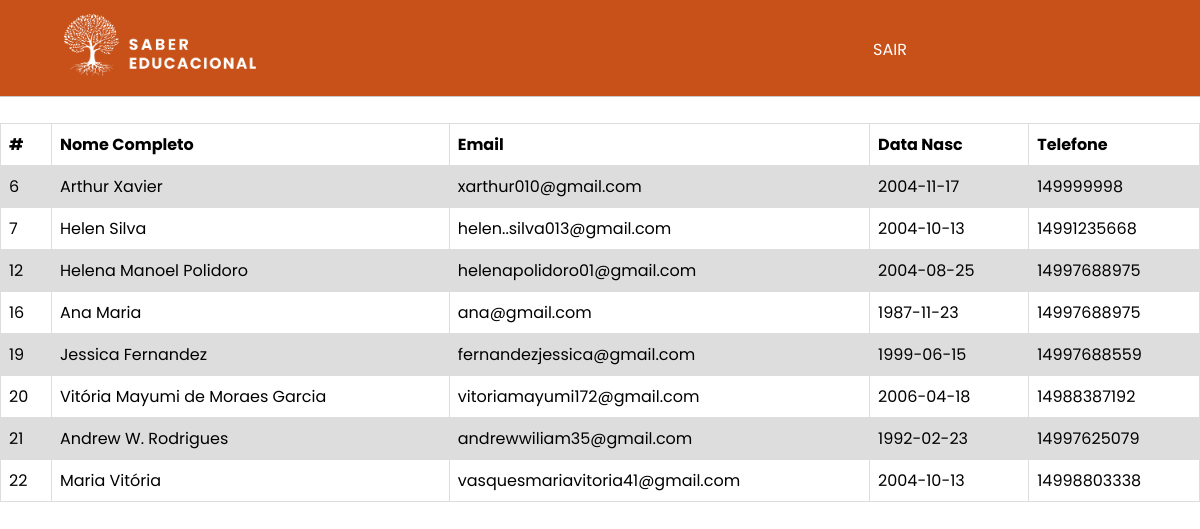
Page /sistema.php on the committed database.
### tables this page shows
CREATE TABLE `cadastro` (
  `COD_PACIENTE` int(11) NOT NULL,
  `NOME_COMPLETO` varchar(50) DEFAULT NULL,
  `EMAIL` varchar(50) DEFAULT NULL,
  `DT_NASC` date DEFAULT NULL,
  `TELEFONE` char(14) DEFAULT NULL,
  `SENHA` varchar(20) DEFAULT NULL
);

### sistema.php (the view, shortened to what this page needs)
<?php
    include('conexao.php');
    $sql = mysqli_query($conexao,"SELECT * FROM cadastro ORDER BY COD_PACIENTE ") or die("Erro");
?>
    <!DOCTYPE html>
    <html lang="pt-br">
    <head>
        <link href="CSS/homestyle.css" rel="stylesheet">
    </head>
    <body>
        <header>
            <div class="container">
                <div class="logo">
                    <img src="Imagens/logo-menu.png">
                </div>
                <div class="menu">
                    <ul>
                        <li><a href="sairSistema.php">Sair</a></li>
                    </ul>
                </div>
        </header>
        <table>
                <tr>
                    <th>#</th>
                    <th>Nome Completo</th>
                    <th>Email</th>
                    <th>Data Nasc</th>
                    <th>Telefone</th>
                </tr>
                    <?php
                while($dados=mysqli_fetch_assoc($sql))
                while($user_data = mysqli_fetch_assoc($sql))
                {
                    echo"<tr>";
                    echo"<td>".$user_data['COD_PACIENTE']."</td>";
                    echo"<td>".$user_data['NOME_COMPLETO']."</td>";
                    echo"<td>".$user_data['EMAIL']."</td>";
                    echo"<td>".$user_data['DT_NASC']."</td>";
                    echo"<td>".$user_data['TELEFONE']."</td>";
                    echo"</tr>";
                }
            ?>
            </table>
    </html>

### CSS/homestyle.css (style rules this page uses)
* { margin: 0; padding: 0; box-sizing: border-box; font-family: 'Poppins', sans-serif; }
.container { max-width: 1080px; margin: 0 auto; display: flex; align-items: center; justify-content: center; }
header { background-color: #C85119; border-bottom: 1px solid rgb(200, 200, 200); width: 100%; padding: 10px; }
.logo img { width: 200px; }
.logo { width: 80%; }
.menu ul { margin: 2px auto 0; padding: 0; list-style: none; display: table; width: 500px; text-align: center; }
.menu li { display: table-cell; position: relative; padding: 15px 0; }
.menu a { color: white; text-transform: uppercase; text-decoration: none; display: inline-block; position: relative; }
.menu a:after { background: none repeat scroll 0 0 transparent; bottom: 0; content: " "; display: block; height: 2px; position: absolute; background: #fff; transition: width 0.3s ease 0s, left 0.3s ease 0s; width: 0; }
a { text-decoration: none; color: black; }

### sistema.php (style rules this page uses)
table { font-family: Poppins, sans-serif; border-collapse: collapse; width:100%; margin-top:1.6em; }
td, th { border: 1px solid #dddddd; text-align: left; padding: 8px; }
tr:nth-child(even) { background-color: #dddddd; }

### rows in the picture
cadastro: COD_PACIENTE "6", NOME_COMPLETO "Arthur Xavier", EMAIL "xarthur010@gmail.com", DT_NASC "2004-11-17", TELEFONE "149999998"
cadastro: COD_PACIENTE "7", NOME_COMPLETO "Helen Silva", EMAIL "helen..silva013@gmail.com", DT_NASC "2004-10-13", TELEFONE "14991235668"
cadastro: COD_PACIENTE "12", NOME_COMPLETO "Helena Manoel Polidoro", EMAIL "helenapolidoro01@gmail.com", DT_NASC "2004-08-25", TELEFONE "14997688975"
cadastro: COD_PACIENTE "16", NOME_COMPLETO "Ana Maria", EMAIL "ana@gmail.com", DT_NASC "1987-11-23", TELEFONE "14997688975"
cadastro: COD_PACIENTE "19", NOME_COMPLETO "Jessica Fernandez", EMAIL "fernandezjessica@gmail.com", DT_NASC "1999-06-15", TELEFONE "14997688559"
cadastro: COD_PACIENTE "20", NOME_COMPLETO "Vitória Mayumi de Moraes Garcia", EMAIL "vitoriamayumi172@gmail.com", DT_NASC "2006-04-18", TELEFONE "14988387192"
cadastro: COD_PACIENTE "21", NOME_COMPLETO "Andrew W. Rodrigues", EMAIL "andrewwiliam35@gmail.com", DT_NASC "1992-02-23", TELEFONE "14997625079"
cadastro: COD_PACIENTE "22", NOME_COMPLETO "Maria Vitória", EMAIL "vasquesmariavitoria41@gmail.com", DT_NASC "2004-10-13", TELEFONE "14998803338"
